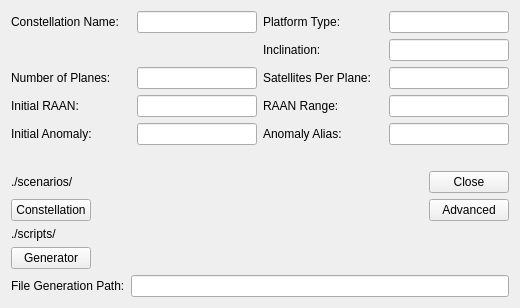
<?xml version="1.0" encoding="UTF-8"?>
<ui version="4.0">
 <class>SpaceToolsConstellationMaker</class>
 <widget class="QWidget" name="SpaceToolsConstellationMaker">
  <property name="geometry">
   <rect>
    <x>0</x>
    <y>0</y>
    <width>520</width>
    <height>305</height>
   </rect>
  </property>
  <property name="windowTitle">
   <string>Constellation Maker</string>
  </property>
  <layout class="QVBoxLayout" name="verticalLayout_2">
   <property name="sizeConstraint">
    <enum>QLayout::SetFixedSize</enum>
   </property>
   <item>
    <layout class="QVBoxLayout" name="mOverallLayout">
     <item>
      <layout class="QGridLayout" name="mParametersLayout" columnstretch="1,1,1,1">
       <item row="0" column="0">
        <widget class="QLabel" name="mConstellationNameLabel">
         <property name="minimumSize">
          <size>
           <width>120</width>
           <height>0</height>
          </size>
         </property>
         <property name="text">
          <string>Constellation Name:</string>
         </property>
         <property name="buddy">
          <cstring>mConstellationLineEdit</cstring>
         </property>
        </widget>
       </item>
       <item row="0" column="1">
        <widget class="QLineEdit" name="mConstellationLineEdit">
         <property name="minimumSize">
          <size>
           <width>120</width>
           <height>0</height>
          </size>
         </property>
         <property name="maxLength">
          <number>80</number>
         </property>
        </widget>
       </item>
       <item row="0" column="2">
        <widget class="QLabel" name="mPlatFormTypeLabel">
         <property name="minimumSize">
          <size>
           <width>120</width>
           <height>0</height>
          </size>
         </property>
         <property name="text">
          <string>Platform Type:</string>
         </property>
         <property name="buddy">
          <cstring>mPlatformTypeLineEdit</cstring>
         </property>
        </widget>
       </item>
       <item row="0" column="3">
        <widget class="QLineEdit" name="mPlatformTypeLineEdit">
         <property name="minimumSize">
          <size>
           <width>120</width>
           <height>0</height>
          </size>
         </property>
        </widget>
       </item>
       <item row="1" column="2">
        <widget class="QLabel" name="mInclinationLabel">
         <property name="text">
          <string>Inclination:</string>
         </property>
         <property name="buddy">
          <cstring>mInclinationLineEdit</cstring>
         </property>
        </widget>
       </item>
       <item row="1" column="3">
        <widget class="UtQtAngleValueEdit" name="mInclinationLineEdit"/>
       </item>
       <item row="2" column="0">
        <widget class="QLabel" name="mNumberOfPlanesLabel">
         <property name="text">
          <string>Number of Planes:</string>
         </property>
         <property name="buddy">
          <cstring>mNumberOfPlanesLineEdit</cstring>
         </property>
        </widget>
       </item>
       <item row="2" column="1">
        <widget class="QLineEdit" name="mNumberOfPlanesLineEdit"/>
       </item>
       <item row="2" column="2">
        <widget class="QLabel" name="mSatellitesPerPlaneLabel">
         <property name="text">
          <string>Satellites Per Plane:</string>
         </property>
         <property name="buddy">
          <cstring>mSatellitesPerPlaneLineEdit</cstring>
         </property>
        </widget>
       </item>
       <item row="2" column="3">
        <widget class="QLineEdit" name="mSatellitesPerPlaneLineEdit"/>
       </item>
       <item row="3" column="0">
        <widget class="QLabel" name="mInitialRAAN_Label">
         <property name="text">
          <string>Initial RAAN:</string>
         </property>
         <property name="buddy">
          <cstring>mInitialRAAN_LineEdit</cstring>
         </property>
        </widget>
       </item>
       <item row="3" column="1">
        <widget class="UtQtAngleValueEdit" name="mInitialRAAN_LineEdit"/>
       </item>
       <item row="3" column="2">
        <widget class="QLabel" name="mRAAN_RangeLabel">
         <property name="text">
          <string>RAAN Range:</string>
         </property>
         <property name="buddy">
          <cstring>mRAAN_RangeLineEdit</cstring>
         </property>
        </widget>
       </item>
       <item row="3" column="3">
        <widget class="UtQtAngleValueEdit" name="mRAAN_RangeLineEdit"/>
       </item>
       <item row="4" column="0">
        <widget class="QLabel" name="mInitialAnomalyLabel">
         <property name="text">
          <string>Initial Anomaly:</string>
         </property>
         <property name="buddy">
          <cstring>mInitialAnomalyLineEdit</cstring>
         </property>
        </widget>
       </item>
       <item row="4" column="1">
        <widget class="UtQtAngleValueEdit" name="mInitialAnomalyLineEdit"/>
       </item>
       <item row="4" column="2">
        <widget class="QLabel" name="mAnomalyAliasLabel">
         <property name="text">
          <string>Anomaly Alias:</string>
         </property>
         <property name="buddy">
          <cstring>mAnomalyAliasLineEdit</cstring>
         </property>
        </widget>
       </item>
       <item row="4" column="3">
        <widget class="UtQtAngleValueEdit" name="mAnomalyAliasLineEdit"/>
       </item>
       <item row="1" column="0" colspan="2">
        <widget class="SpaceTools::OrbitSizeWidget" name="mOrbitSize" native="true">
         <property name="focusPolicy">
          <enum>Qt::TabFocus</enum>
         </property>
        </widget>
       </item>
      </layout>
     </item>
     <item>
      <widget class="QLabel" name="mWarningLabel">
       <property name="text">
        <string/>
       </property>
      </widget>
     </item>
     <item>
      <layout class="QHBoxLayout" name="mBasicControlsLayout">
       <item>
        <layout class="QVBoxLayout" name="mConstellationControlsLayout">
         <item>
          <widget class="QLabel" name="mConstellationOutputLabel">
           <property name="text">
            <string>./scenarios/</string>
           </property>
           <property name="wordWrap">
            <bool>false</bool>
           </property>
          </widget>
         </item>
         <item>
          <layout class="QHBoxLayout" name="mConstellationLayout">
           <item>
            <widget class="QPushButton" name="mConstellationPushButton">
             <property name="text">
              <string>Constellation</string>
             </property>
            </widget>
           </item>
           <item>
            <spacer name="mConstellationSpacer">
             <property name="orientation">
              <enum>Qt::Horizontal</enum>
             </property>
             <property name="sizeHint" stdset="0">
              <size>
               <width>40</width>
               <height>20</height>
              </size>
             </property>
            </spacer>
           </item>
          </layout>
         </item>
        </layout>
       </item>
       <item>
        <layout class="QVBoxLayout" name="mOtherControlsLayout">
         <item>
          <widget class="QPushButton" name="mCancelPushButton">
           <property name="text">
            <string>Close</string>
           </property>
          </widget>
         </item>
         <item>
          <widget class="QPushButton" name="mAdvancedPushButton">
           <property name="text">
            <string>Advanced</string>
           </property>
           <property name="checkable">
            <bool>true</bool>
           </property>
          </widget>
         </item>
        </layout>
       </item>
      </layout>
     </item>
     <item>
      <widget class="QWidget" name="mAdvancedWidget" native="true">
       <layout class="QVBoxLayout" name="verticalLayout">
        <property name="leftMargin">
         <number>0</number>
        </property>
        <property name="topMargin">
         <number>0</number>
        </property>
        <property name="rightMargin">
         <number>0</number>
        </property>
        <property name="bottomMargin">
         <number>0</number>
        </property>
        <item>
         <widget class="QLabel" name="mGeneratorOutputLabel">
          <property name="text">
           <string>./scripts/</string>
          </property>
         </widget>
        </item>
        <item>
         <layout class="QHBoxLayout" name="mGeneratorLayout">
          <item>
           <widget class="QPushButton" name="mGeneratorPushButton">
            <property name="text">
             <string>Generator</string>
            </property>
           </widget>
          </item>
          <item>
           <spacer name="mGeneratorSpacer">
            <property name="orientation">
             <enum>Qt::Horizontal</enum>
            </property>
            <property name="sizeHint" stdset="0">
             <size>
              <width>40</width>
              <height>20</height>
             </size>
            </property>
           </spacer>
          </item>
         </layout>
        </item>
        <item>
         <layout class="QHBoxLayout" name="mPathLayout">
          <item>
           <widget class="QLabel" name="mPathLabel">
            <property name="text">
             <string>File Generation Path:</string>
            </property>
           </widget>
          </item>
          <item>
           <widget class="QLineEdit" name="mPathLineEdit"/>
          </item>
         </layout>
        </item>
       </layout>
      </widget>
     </item>
    </layout>
   </item>
  </layout>
 </widget>
 <customwidgets>
  <customwidget>
   <class>UtQtAngleValueEdit</class>
   <extends>QLineEdit</extends>
   <header>UtQtUnitValueEdit.hpp</header>
  </customwidget>
  <customwidget>
   <class>SpaceTools::OrbitSizeWidget</class>
   <extends>QWidget</extends>
   <header>OrbitSizeWidget.hpp</header>
   <container>1</container>
  </customwidget>
 </customwidgets>
 <tabstops>
  <tabstop>mConstellationLineEdit</tabstop>
  <tabstop>mPlatformTypeLineEdit</tabstop>
  <tabstop>mOrbitSize</tabstop>
  <tabstop>mInclinationLineEdit</tabstop>
  <tabstop>mNumberOfPlanesLineEdit</tabstop>
  <tabstop>mSatellitesPerPlaneLineEdit</tabstop>
  <tabstop>mInitialRAAN_LineEdit</tabstop>
  <tabstop>mRAAN_RangeLineEdit</tabstop>
  <tabstop>mInitialAnomalyLineEdit</tabstop>
  <tabstop>mAnomalyAliasLineEdit</tabstop>
  <tabstop>mConstellationPushButton</tabstop>
  <tabstop>mCancelPushButton</tabstop>
  <tabstop>mAdvancedPushButton</tabstop>
  <tabstop>mGeneratorPushButton</tabstop>
  <tabstop>mPathLineEdit</tabstop>
 </tabstops>
 <resources/>
 <connections/>
</ui>
